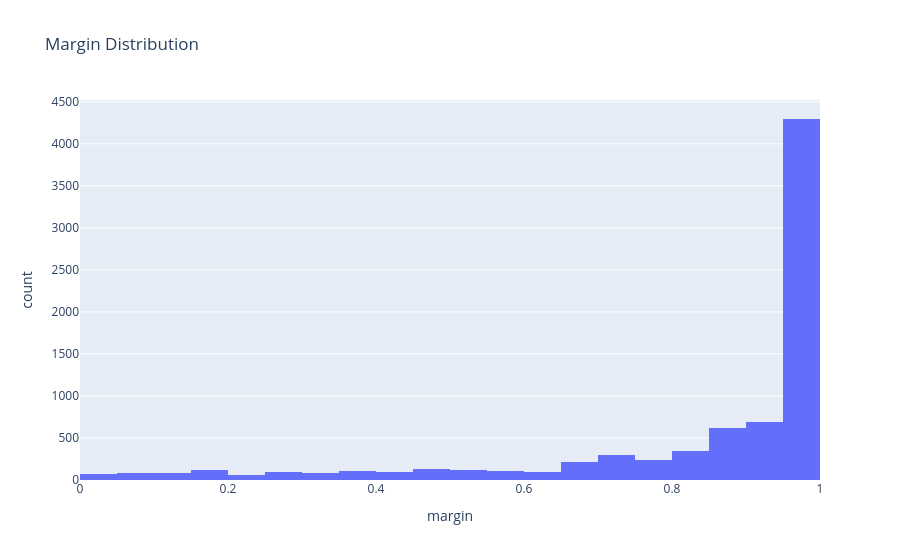

Notebook code for this chart:
### Code cell
fig = px.histogram(data_frame=margin, x="margin", title="Margin Distribution")
fig.update_traces(
    xbins=dict(
        start=0.0,
        end=1.0,
        size=0.05,
    )
)
fig.show()

### Figure 1 — Plotly figure (JSON) as saved in the notebook; plotly's stock layout.template omitted (floating-point values rounded to 4 significant figures; data arrays with more than 128 entries replaced by an {"elided": "..."} marker saying what was removed)
{"data": [{"bingroup": "x", "hovertemplate": "margin=%{x}<br>count=%{y}<extra></extra>", "legendgroup": "", "marker": {"color": "#636efa", "pattern": {"shape": ""}}, "name": "", "orientation": "v", "showlegend": false, "x": {"elided": "7995 float values"}, "xaxis": "x", "yaxis": "y", "type": "histogram", "xbins": {"end": 1.0, "size": 0.05, "start": 0.0}}], "layout": {"xaxis": {"anchor": "y", "domain": [0.0, 1.0], "title": {"text": "margin"}}, "yaxis": {"anchor": "x", "domain": [0.0, 1.0], "title": {"text": "count"}}, "legend": {"tracegroupgap": 0}, "title": {"text": "Margin Distribution"}, "barmode": "relative"}}
